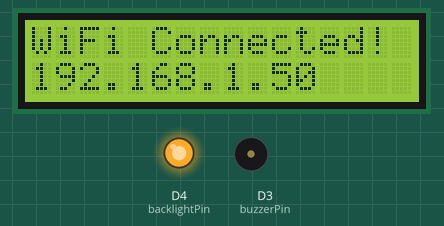
Recording of a sketch running on a simulated ESP8266 (NodeMCU). Parts: 16×2 character LCD, output pins drawn as LEDs (lit = HIGH), buzzer (waves = sounding). WiFi joins after 1.5 s; servers stay silent unless stated; network time is answered at once with the bench clock; the local clock reads 2024-03-15 10:24:30 at power-on unless the sketch sets it; what the sketch prints to the serial monitor is not drawn.

Above: at 1.6 s.
At 4.6 s:
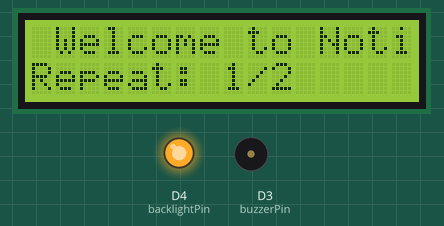
At 20.3 s:
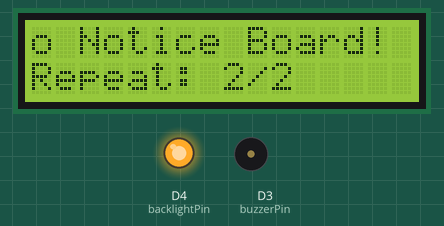
At 36.0 s:
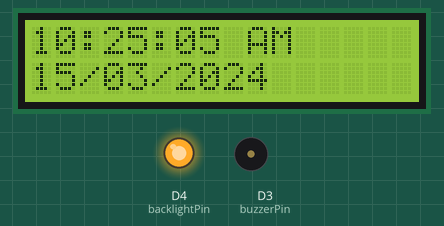
Timing chart, 0 to 37.5 s (numbered marks = the images above):
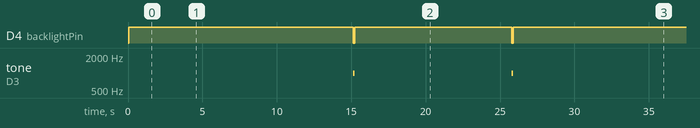

The sketch:

displayPr.ino
```cpp
#include <LiquidCrystal.h>
#include <ESP8266WiFi.h>
#include <ESP8266WebServer.h>
#include <NTPClient.h>
#include <WiFiUdp.h>
#include <time.h>

// WiFi credentials
const char* ssid = "EDU Students";
const char* password = "campus@334422";

// LCD (RS, E, D4, D5, D6, D7)
LiquidCrystal lcd(D1, D2, D5, D6, D7, D8);

// Web server
ESP8266WebServer server(80);

// Time client
WiFiUDP ntpUDP;
NTPClient timeClient(ntpUDP, "pool.ntp.org", 6 * 3600, 60000);  // GMT+6

// State
bool newMessageReceived = false;
String newMessage = "";
int newRepeatCount = 1;
bool wifiDisplayed = false;
bool welcomeShown = false;
unsigned long messageCooldown = 0;
const int scrollSpeed = 300;  // Optimal scroll speed (ms per step)
const int slowerScrollSpeed = 500;  // Slower speed for the welcome message
const int buzzerPin = D3;     // Buzzer pin
const int backlightPin = D4;  // LCD backlight pin

void setup() {
  Serial.begin(115200);
  lcd.begin(16, 2);
  lcd.print("Connecting...");

  // Initialize pins
  pinMode(backlightPin, OUTPUT);
  digitalWrite(backlightPin, HIGH);
  pinMode(buzzerPin, OUTPUT);

  // Connect to WiFi
  WiFi.begin(ssid, password);
  unsigned long start = millis();
  while (WiFi.status() != WL_CONNECTED) {
    delay(500);
    lcd.print(".");
    if (millis() - start > 20000) {
      lcd.clear();
      lcd.print("WiFi Failed");
      while(1) delay(1000);
    }
  }

  lcd.clear();
  lcd.print("WiFi Connected!");
  lcd.setCursor(0, 1);
  lcd.print(WiFi.localIP());
  delay(3000);
  wifiDisplayed = true;

  // Start services
  timeClient.begin();
  server.on("/", handleRoot);
  server.on("/submit", HTTP_GET, handleSubmit);
  server.begin();

  Serial.println("\nSystem Ready");
  Serial.print("IP: ");
  Serial.println(WiFi.localIP());
}

void handleRoot() {
  server.send(200, "text/plain", "ESP8266 Notice Board");
}

void handleSubmit() {
  String message = server.arg("msg");
  int repeatCount = server.arg("count").toInt();

  // Debug output
  Serial.printf("\nReceived: '%s' x%d\n", message.c_str(), repeatCount);

  // Validate input
  message.trim();
  if (repeatCount < 1) repeatCount = 1;

  // Update display state
  newMessage = message;
  newRepeatCount = repeatCount;
  newMessageReceived = true;

  // Visual feedback
  tone(buzzerPin, 1500, 200);

  server.sendHeader("Access-Control-Allow-Origin", "*");
  server.send(200, "text/plain", "Message received: " + message);
}

void scrollMessage(const String &msg, int count, int scrollSpeed) {
  String displayMsg = " " + msg + " "; // Padding for smooth scrolling
  int totalLength = displayMsg.length();

  if (totalLength < 16) totalLength = 16; // Ensure we always scroll at least one step

  for (int r = 0; r < count; r++) {
    // Static display for short messages
    if (msg.length() <= 16) {
      lcd.clear();
      lcd.setCursor(0, 0);
      lcd.print(msg);
      lcd.setCursor(0, 1);
      lcd.print("Repeat: " + String(r + 1) + "/" + String(count));
      delay(2000);  // Added a delay to prevent immediate message change
    }

    // Scrolling for long messages
    else {
      for (int pos = 0; pos <= max(0, totalLength - 16); pos++) {
        // Exit scroll early if a new message is submitted
        if (newMessageReceived) return;

        lcd.clear();
        lcd.setCursor(0, 0);
        lcd.print(displayMsg.substring(pos, pos + 16));
        lcd.setCursor(0, 1);
        lcd.print("Repeat: " + String(r + 1) + "/" + String(count));
        delay(scrollSpeed);
      }

      // Extra pause at end of scroll
      delay(5000);
    }

    // Visual feedback for each repeat
    digitalWrite(backlightPin, LOW);
    tone(buzzerPin, 1000, 100);
    delay(100);
    digitalWrite(backlightPin, HIGH);
  }
}

void displayTime() {
  timeClient.update();
  unsigned long epoch = timeClient.getEpochTime();
  time_t rawTime = static_cast<time_t>(epoch);
  struct tm *tmStruct = localtime(&rawTime);

  // Format time (12-hour with AM/PM)
  int hour = tmStruct->tm_hour % 12;
  if (hour == 0) hour = 12;
  char timeStr[17];
  snprintf(timeStr, sizeof(timeStr), "%02d:%02d:%02d %s",
           hour, tmStruct->tm_min, tmStruct->tm_sec,
           tmStruct->tm_hour >= 12 ? "PM" : "AM");

  // Format date
  char dateStr[17];
  snprintf(dateStr, sizeof(dateStr), "%02d/%02d/%04d",
           tmStruct->tm_mday, tmStruct->tm_mon + 1, tmStruct->tm_year + 1900);

  lcd.clear();
  lcd.setCursor(0, 0);
  lcd.print(timeStr);
  lcd.setCursor(0, 1);
  lcd.print(dateStr);
}

void loop() {
  server.handleClient();
  static unsigned long lastTimeUpdate = 0;

  if (wifiDisplayed) {
    // Show welcome message once with slower scroll speed
    if (!welcomeShown) {
      scrollMessage("Welcome to Notice Board!", 2, slowerScrollSpeed);
      welcomeShown = true;
    }

    // Handle new messages
    if (newMessageReceived) {
      // Debugging the message being processed
      Serial.println("Processing new message: " + newMessage);
      scrollMessage(newMessage, newRepeatCount, scrollSpeed);
      newMessageReceived = false;
      messageCooldown = millis() + 5000; // Show time after 5s
    }
    // Show time when no messages
    else {
      if (millis() > messageCooldown && millis() - lastTimeUpdate >= 5000) {
        displayTime();
        lastTimeUpdate = millis();
      }
    }
  }
}
```

Measured:
- by itself, D4 (backlightPin): alternates HIGH for 10.6 s and LOW for 0.10 s
- by itself, tone on D3 (buzzerPin): alternates 1000 Hz for 0.10 s and silent for 10.6 s
- what the display in image 0 shows lasts 3.0 s, from 1.6 s to 4.6 s
- what the display in image 1 shows lasts 0.5 s, from 4.6 s to 5.1 s
- what the display in image 2 shows lasts 5.6 s, from 20.3 s to 25.9 s
